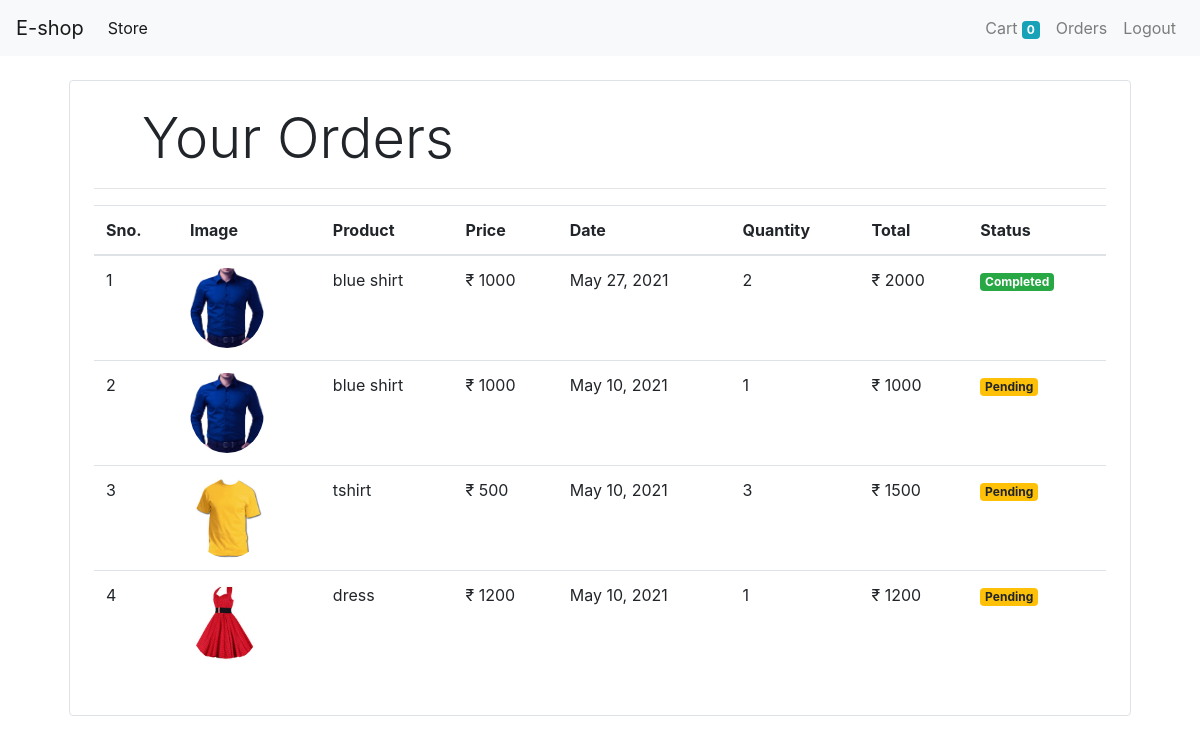
Screenshot of /orders (signed in) with the database file from the repository.
### store/models/orders.py (models this page shows, shortened)
class Order(models.Model):
    product = models.ForeignKey(Product , on_delete=models.CASCADE)
    customer = models.ForeignKey(Customer , on_delete=models.CASCADE)
    quantity = models.IntegerField(default=1)
    price = models.IntegerField()
    address= models.CharField(max_length=50 , default='', blank=True)
    phone= models.CharField(max_length=10, default='', blank=True)
    date= models.DateField(default=datetime.datetime.today)
    status= models.BooleanField(default=False)
    @staticmethod
    def get_orders_by_customer(customer_id):
        return Order.objects.filter(customer =customer_id).order_by('-date')

### store/models/products.py (models this page shows, shortened)
class Product(models.Model):
    name = models.CharField(max_length=50)
    price = models.IntegerField(default=0)
    category= models.ForeignKey(Category , on_delete=models.CASCADE ,default=1)
    description = models.CharField(max_length=200 , default='' , null=True , blank =True)
    image= models.ImageField(upload_to='uploads/products/')

### store/views/orders.py (the view)
# urls.py: path('orders',OrderView.as_view(),name='orders')
class OrderView(View):
    @method_decorator(auth_middleware)
    def get(self , request):
       customer = request.session.get('customer')
       orders= Order.get_orders_by_customer(customer)
       print (orders)
       order = orders.reverse()
       return render(request , 'orders.html' ,{'orders':orders})

### store/templatetags/custom_filter.py (called while the page is built)
@register.filter(name='currency')
def currency(number):
   return "₹ "+str(number)

@register.filter(name='multiply')
def multiply(number ,number1):
   return number * number1

### store/templates/orders.html
{% extends 'base.html' %}
{% block content %}
{% load cart %}
{% load custom_filter %}
<div class="container">
    <div class = "border rounded p-4 m-4">
        <p class="display-4 pl-4 ml-4">Your Orders</p><hr>
        <table class="table">
            <thead>
                <tr>
                    <th>Sno.</th>
                    <th>Image</th>
                    <th>Product</th>
                    <th>Price</th>
                    <th>Date</th>
                    <th>Quantity</th>
                    <th>Total</th>
                    <th>Status</th>
                </tr>
            </thead>
            <tbody>
                {% for order in orders %}
                <tr>
                    <td >{{forloop.counter}}</td>
                    <td><img style="height:80px "  class="rounded-circle" src="{{order.product.image.url}}" alt=""></td>
                    <td>{{order.product.name}}</td>
                    <td>{{order.price|currency}}</td>
                    <td>{{order.date}}</td>
                    <td>{{order.quantity}}</td>
                    <td>{{order.quantity|multiply:order.price|currency}}</td>
                     {% if order.status %}
                    <td><small class="badge badge-success"> Completed </small></td>
                    {% else %}
                    <td><small class="badge badge-warning"> Pending </small></td>
                    {% endif %}
                </tr>
                {% endfor %}
            </tbody>
        </table>
    </div>
</div>
{% endblock %}

### store/templates/base.html (shortened to what this page needs)
<!doctype html>
<html lang="en">
  <head>
    <link rel="stylesheet" href="https://cdn.jsdelivr.net/npm/bootstrap@4.5.3/dist/css/bootstrap.min.css">
  </head>
  <body>
    <nav class="navbar navbar-expand-lg navbar-light bg-light">
      <a class="navbar-brand" href="/">E-shop</a>
      <div class="collapse navbar-collapse" id="navbarSupportedContent">
        <ul class="navbar-nav mr-auto">
          <li class="nav-item active">
            <a class="nav-link" href="#">Store <span class="sr-only">(current)</span></a>
          </li>
        </ul>
        <ul class="navbar-nav my-2 my-lg-0">
          {% if request.session.customer %}
          <li class="nav-item ">
            <a class="nav-link" href="/cart">Cart <span class="badge badge-info">{{request.session.cart.keys|length}}</span>
              <span class="sr-only">(current)</span></a>
          </li>
          <li class="nav-item ">
            <a class="nav-link" href="/orders">Orders<span class="sr-only">(current)</span></a>
          </li>
          <li class="nav-item ">
            <a class="nav-link" href="/logout">Logout <span class="sr-only">(current)</span></a>
          </li>
          {% endif %}
        </ul>
      </div>
    </nav>
    {% block content%}{% endblock%}
  </body>
</html>

### rows the page displays
Order: product.image (picture), product.name "blue shirt", price "₹ 1000", date "May 27, 2021", quantity "2", quantity|multiply "₹ 2000", status "Completed"
Order: product.image (picture), product.name "blue shirt", price "₹ 1000", date "May 10, 2021", quantity "1", quantity|multiply "₹ 1000", status "Pending"
Order: product.image (picture), product.name "tshirt", price "₹ 500", date "May 10, 2021", quantity "3", quantity|multiply "₹ 1500", status "Pending"
Order: product.image (picture), product.name "dress", price "₹ 1200", date "May 10, 2021", quantity "1", quantity|multiply "₹ 1200", status "Pending"

### other values shown
{{ request.session.cart.keys|length }} "0"
